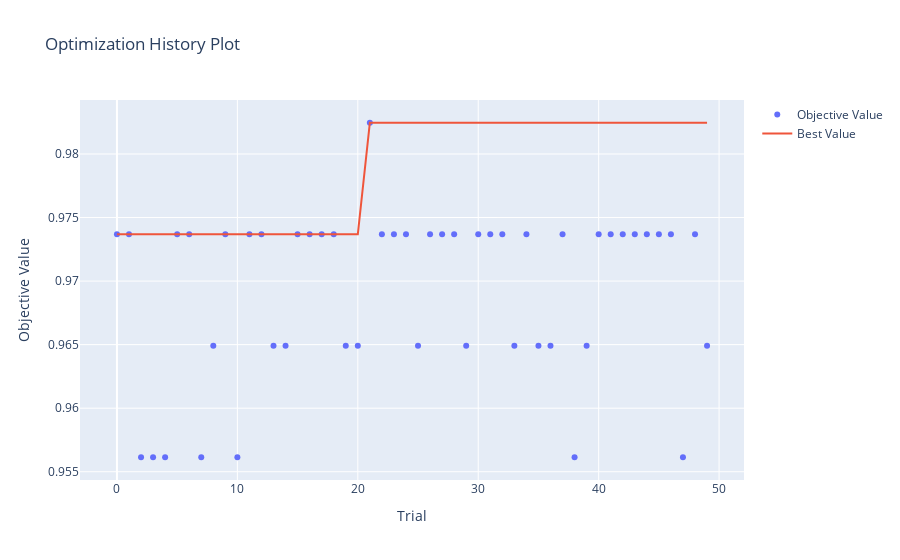
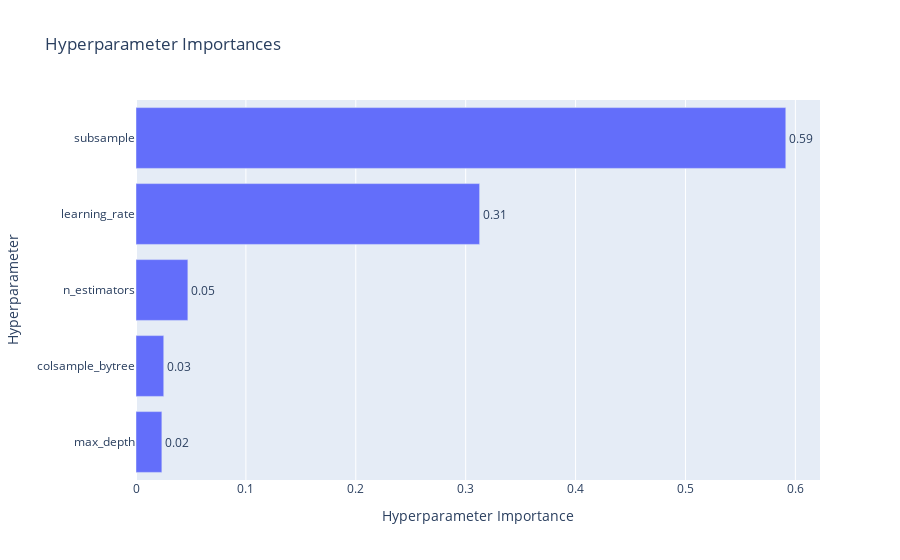

These figures' notebook cell, in order:
### Code cell
from optuna.visualization import plot_optimization_history, plot_param_importances

# 1. 점수가 어떻게 올라가는지 보여줌 (우상향하면 성공!)
plot_optimization_history(study).show()

# 2. 어떤 파라미터가 점수에 가장 큰 영향을 줬는지 보여줌 (중요도)
plot_param_importances(study).show()

### Figure 1 — Plotly figure (JSON) as saved in the notebook; plotly's stock layout.template omitted (floating-point values rounded to 4 significant figures)
{"data": [{"mode": "markers", "name": "Objective Value", "type": "scatter", "x": [0, 1, 2, 3, 4, 5, 6, 7, 8, 9, 10, 11, 12, 13, 14, 15, 16, 17, 18, 19, 20, 21, 22, 23, 24, 25, 26, 27, 28, 29, 30, 31, 32, 33, 34, 35, 36, 37, 38, 39, 40, 41, 42, 43, 44, 45, 46, 47, 48, 49], "y": [0.9737, 0.9737, 0.9561, 0.9561, 0.9561, 0.9737, 0.9737, 0.9561, 0.9649, 0.9737, 0.9561, 0.9737, 0.9737, 0.9649, 0.9649, 0.9737, 0.9737, 0.9737, 0.9737, 0.9649, 0.9649, 0.9825, 0.9737, 0.9737, 0.9737, 0.9649, 0.9737, 0.9737, 0.9737, 0.9649, 0.9737, 0.9737, 0.9737, 0.9649, 0.9737, 0.9649, 0.9649, 0.9737, 0.9561, 0.9649, 0.9737, 0.9737, 0.9737, 0.9737, 0.9737, 0.9737, 0.9737, 0.9561, 0.9737, 0.9649]}, {"mode": "lines", "name": "Best Value", "type": "scatter", "x": [0, 1, 2, 3, 4, 5, 6, 7, 8, 9, 10, 11, 12, 13, 14, 15, 16, 17, 18, 19, 20, 21, 22, 23, 24, 25, 26, 27, 28, 29, 30, 31, 32, 33, 34, 35, 36, 37, 38, 39, 40, 41, 42, 43, 44, 45, 46, 47, 48, 49], "y": [0.9737, 0.9737, 0.9737, 0.9737, 0.9737, 0.9737, 0.9737, 0.9737, 0.9737, 0.9737, 0.9737, 0.9737, 0.9737, 0.9737, 0.9737, 0.9737, 0.9737, 0.9737, 0.9737, 0.9737, 0.9737, 0.9825, 0.9825, 0.9825, 0.9825, 0.9825, 0.9825, 0.9825, 0.9825, 0.9825, 0.9825, 0.9825, 0.9825, 0.9825, 0.9825, 0.9825, 0.9825, 0.9825, 0.9825, 0.9825, 0.9825, 0.9825, 0.9825, 0.9825, 0.9825, 0.9825, 0.9825, 0.9825, 0.9825, 0.9825]}, {"marker": {"color": "#cccccc"}, "mode": "markers", "name": "Infeasible Trial", "showlegend": false, "type": "scatter", "x": [], "y": []}], "layout": {"title": {"text": "Optimization History Plot"}, "xaxis": {"title": {"text": "Trial"}}, "yaxis": {"title": {"text": "Objective Value"}}}}

### Figure 2 — Plotly figure (JSON) as saved in the notebook; plotly's stock layout.template omitted (floating-point values rounded to 4 significant figures)
{"data": [{"cliponaxis": false, "hovertemplate": ["max_depth (IntDistribution): 0.02353761266809094<extra></extra>", "colsample_bytree (FloatDistribution): 0.025257399660902687<extra></extra>", "n_estimators (IntDistribution): 0.047199673645790925<extra></extra>", "learning_rate (FloatDistribution): 0.3127027444859581<extra></extra>", "subsample (FloatDistribution): 0.5913025695392574<extra></extra>"], "name": "Objective Value", "orientation": "h", "text": ["0.02", "0.03", "0.05", "0.31", "0.59"], "textposition": "outside", "type": "bar", "x": [0.02354, 0.02526, 0.0472, 0.3127, 0.5913], "y": ["max_depth", "colsample_bytree", "n_estimators", "learning_rate", "subsample"]}], "layout": {"title": {"text": "Hyperparameter Importances"}, "xaxis": {"title": {"text": "Hyperparameter Importance"}}, "yaxis": {"title": {"text": "Hyperparameter"}}}}
